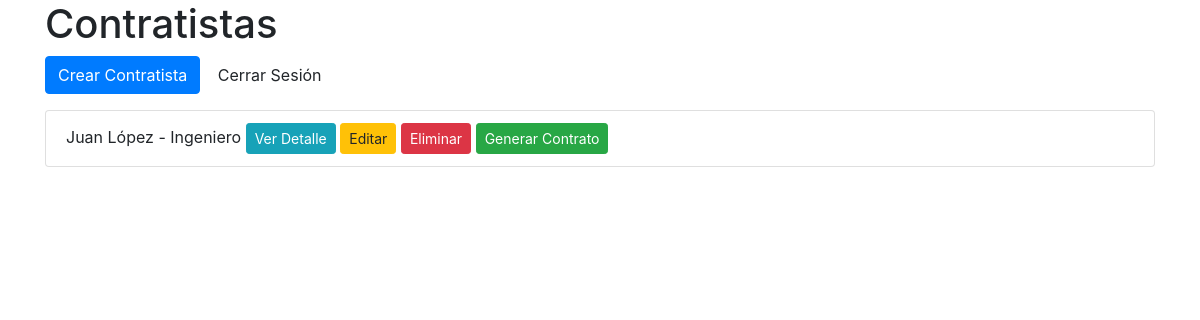
The page /listar/ on the database as committed earlier.
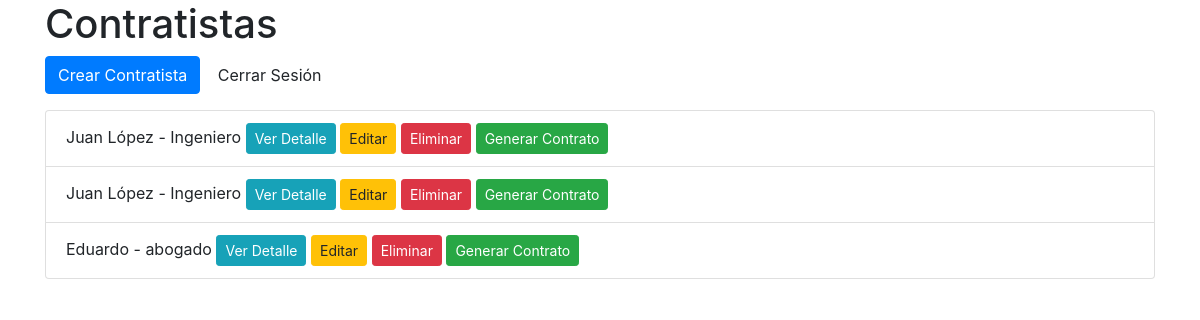
The same page on the database as committed later.
### contratistas/models.py (models this page shows)
class Contratista(models.Model):
    nombre = models.CharField(max_length=100)
    perfil = models.CharField(max_length=100)
    foto = models.ImageField(upload_to='fotos/', null=True, blank=True)
    direccion = models.CharField(max_length=255, null=True, blank=True)
    telefono = models.CharField(max_length=20, null=True, blank=True)
    profesion = models.ForeignKey(Profesion, on_delete=models.CASCADE, null=True, blank=True)
    nivel_educativo = models.ForeignKey(NivelEducativo, on_delete=models.CASCADE, null=True, blank=True)

### contratistas/views.py (the view)
# urls.py: path('listar/', listarContratistas, name='listarContratistas'),
def listarContratistas(request):
    contratistas = Contratista.objects.all()
    return render(request, 'contratistas/listar_Contratistas.html', {'contratistas':contratistas})

### contratistas/templates/contratistas/listar_Contratistas.html (shortened to what this page needs)
<!DOCTYPE html>
<html>
<head>
    <link rel="stylesheet" href="https://stackpath.bootstrapcdn.com/bootstrap/4.5.2/css/bootstrap.min.css">
</head>
<body>
    <div class="container">
        <h1>Contratistas</h1>
        <a href="{% url 'crearContratista' %}" class="btn btn-primary">Crear Contratista</a>
        <form method="post" action="{% url 'logout' %}" style="display: inline;">
            <button type="submit" class="btn btn-link" style="text-decoration: none; color: inherit;">Cerrar Sesión</button>
        </form>
        <ul class="list-group mt-3">
            {% for contratista in contratistas %}
                <li class="list-group-item">
                    {{ contratista.nombre }} - {{ contratista.perfil }}
                    <a href="{% url 'detalleContratista' contratista.pk %}" class="btn btn-info btn-sm">Ver Detalle</a>
                    <a href="{% url 'editarContratista' contratista.pk %}" class="btn btn-warning btn-sm">Editar</a>
                    <a href="{% url 'eliminarContratista' contratista.pk %}" class="btn btn-danger btn-sm">Eliminar</a>
                    <a href="{% url 'crearContrato' contratista.pk %}" class="btn btn-success btn-sm">Generar Contrato</a>
                </li>
            {% endfor %}
        </ul>
    </div>
</body>
</html>

Rows that differ between the two databases and show on the page:
added Contratista: nombre "Juan López", perfil "Ingeniero"
added Contratista: nombre "Eduardo", perfil "abogado"
